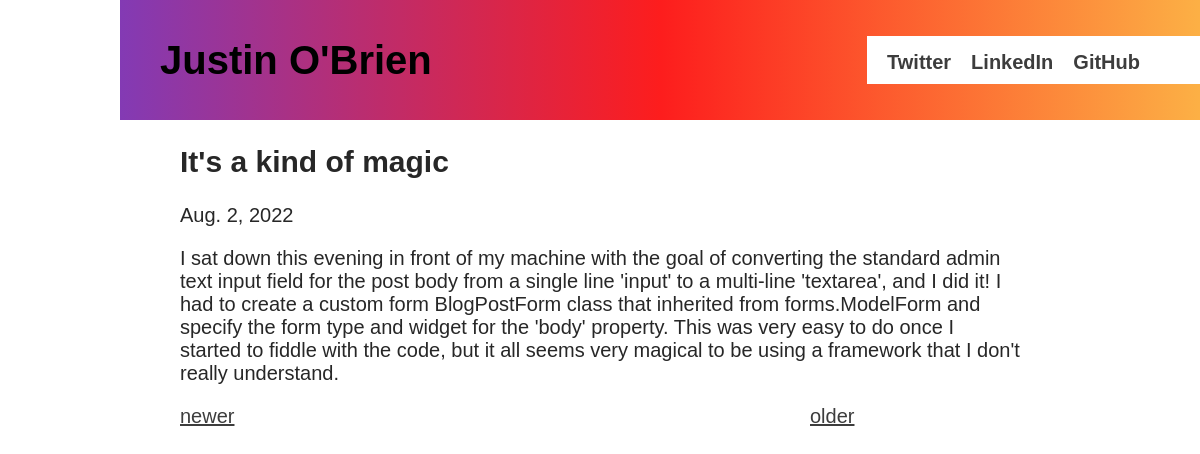
Page /blog/3 on the committed database.
### blog/models.py (models this page shows, shortened)
class BlogPost(models.Model):
    title = models.CharField(max_length=64)
    content = models.CharField(max_length=10000)
    pub_date = models.DateField()

### blog/views.py (the view)
# urls.py: path('blog/<int:pk>', views.DetailView.as_view(), name='detail'),
class DetailView(DetailView):
    template_name = "blog/detail.html"
    model = BlogPost
    def get_context_data(self, **kwargs):
        context = super().get_context_data(**kwargs)
        context["post_count"] = BlogPost.objects.count()
        return context

### blog/templatetags/markdown_extras.py (called while the page is built)
@register.filter()
@stringfilter
def markdown(value):
    return md.markdown(value, extensions=['markdown.extensions.fenced_code'])

### blog/templates/blog/detail.html
{% load static %}
{% load markdown_extras %}
<!DOCTYPE html>
<html>
    <head>
        <link rel="stylesheet" type="text/css" href="{% static 'blog/style.css' %}">
    </head>
    <body>
        <header>
            <h1 id="header-name">Justin O'Brien</h1>
            <nav class="top-nav">
                <ul class="horizontal-list">
                    <li><a href="https://twitter.com">Twitter</a></li>
                    <li><a href="https://linkedin.com/in/justinaobrien">LinkedIn</a></li>
                    <li><a href="https://github.com/jaoist/">GitHub</a></li>
                </ul>
            </nav>
        </header>
        <main>
            <h2>{{ object.title }}</h2>
            <time>{{ object.pub_date }}</time>
            <p>{{ object.content | markdown | safe  }}</p>
            <div class="grid-container grid-col-4">
            {% if object.pk < post_count %}
                <a class="newer" href="{% url 'blog:detail' object.pk|add:"1" %}">newer</a>
            {% endif %}
            {% if object.pk > 1 %}
                <a class="older" href="{% url 'blog:detail' object.pk|add:"-1" %}">older</a>
            {% endif %}
            </div>
    </body>
</html>

### blog/static/blog/style.css (style rules this page uses)
html { font-family: 'Gill Sans', 'Gill Sans MT', Calibri, 'Trebuchet MS', sans-serif; font-size: 20px; }
header { margin-left: 10%; min-height: 6em; background: linear-gradient(90deg, rgba(131,58,180,1) 0%, rgba(253,29,29,1) 50%, rgba(252,176,69,1) 100%); display: flex; align-items: center; justify-content: space-between; }
#header-name { margin-left: 2rem; min-inline-size: fit-content; }
body { margin: 0; }
main { max-width: 60rem; min-width: 30rem; margin-left: auto; margin-right: auto; padding: 0 15%; color: #272727; }
h1, h2, h3, h4, h5, h6 { font-family: 'Trebuchet MS', 'Lucida Sans Unicode', 'Lucida Grande', 'Lucida Sans', Arial, sans-serif; }
a { color: #3d3d3d; }
nav a { color: #3d3d3d; font-weight: bold; text-decoration: none; }
.top-nav { background-color: white; padding-right: 3rem; padding-top: 0.75rem; padding-bottom: 0.5rem; margin-left: 2rem; }
.horizontal-list { display: flex; align-items: center; justify-content: center; margin: 0; padding: 0; list-style-type: none; }
ul.horizontal-list li { display: inline-block; padding-left: 1rem; }
.grid-container { display: grid; }
.grid-col-4 { grid-template-columns: repeat(4, 1fr); }
.newer { grid-column: 1/1; }
.older { grid-column: 4/4; }

### rows in the picture
BlogPost: title "It's a kind of magic", pub_date "Aug. 2, 2022", content "I sat down this evening in front of my machine with the goal of converting the standard admin text input field for the post body from a single line 'input' to a multi-line 'textarea', and I did it! I had to create a custom form BlogPostForm class that inherited from forms.ModelForm and specify the form type and widget for the 'body' property. This was very easy to do once I started to fiddle with the code, but it all seems very magical to be using a framework that I don't really understand."
